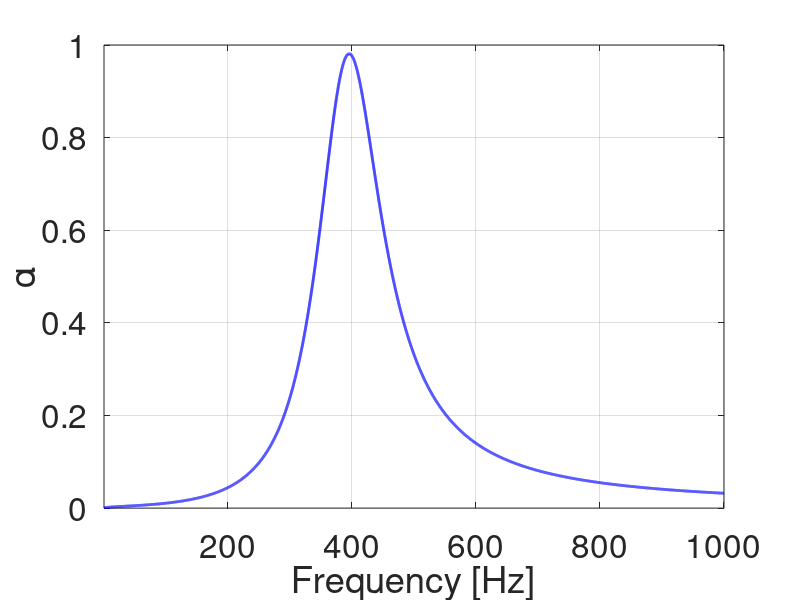

This chart was generated by the following MATLAB code:
% https://github.com/augucarv
%
% This code implements the following paper: 
%
% Komkin, A. I., M. A. Mironov, and A. I. Bykov. "Sound absorption by a 
% Helmholtz resonator." Acoustical Physics 63.4 (2017): 385-392.
% _________________________________________________________________________
clear all
f = 1:0.1:1000;

%% HR %%
%% Geometrical parameters
% Neck
l = 10.6e-3; %Length
d0 = 3.7e-3; %Diameter
S0 = pi*(d0/2)^2; %Cross section area
% Cavity
L = 13.1e-3; %Length
D = 37.8e-3; %Diameter
S = pi*(D/2)^2; %Cross section area
%V = S*L; %Volume
V = (4/3)*pi*(D/2)^3;
% Derived parameters
Ss = pi*D*L+((pi*D^2)/2)-pi*(d0^2)/4; %Surface area
g = d0/D;
m = S/S0;
%% Frequency viscothermal properties
c = 343; %Speed of sound in air
rho0 = 1.21; % Air density
Z0 = rho0*c; % Air impedance
omega = 2*pi.*f; %Angular frequency
k = omega./c; %Wavenumber
nu = 1.5e-5; %Kinematic viscosity of air
deltav = (2*nu./omega).^(1/2); %Depth of viscous boundary layer
X = 2.1e-5; %Thermal diffusity of medium
deltaX = (2*X./omega).^(1/2); %Depth of thermal boundary layer
%% Theory's parameters 1
la = 0.82*(1-1.34*g)*d0; %Attached length
Deltav = 2*deltav./d0;
le = l.*(1+Deltav)+la; %Effective length of ressonator's neck
omega0 = c*g./(sqrt(L*(le+(L*g^2)/3))); %Corrected natural frequency
k0 = omega0./c; %Corrected wavenumber
%% Theory's parameters 2
N = 0.28;
E = 0.85;
Rv = 2*k.*deltav*(((l/d0)+N+E)); %Normalized viscous resistance
Rx = (S0*Ss.*deltaX./(k.*V^2)); %Normalized thermal resistance
Omegak = (omega./omega0); %Corrected dimensionless frequency
Z_res = (m.*(Rv+Rx)+1i.*(S./(V.*k0)).*(Omegak-(1./Omegak))); %Impedance of resonator
Z_hrr = Z0.*Z_res; %Surface impedance
R = (Z_hrr-Z0)./(Z_hrr+Z0);
alpha = 1-abs(R).^2;

% figure()
% subplot(2,1,1)
% plot(f,abs(R),'k','linewidth',2)
% xlim([min(f) max(f)])
% ylim([0 1])
% grid on
% set(gca,'fontsize',24)
% xlabel('Frequency [Hz]')
% ylabel('|R|^2')
% subplot(2,1,2)
figure()
plot(f,alpha,'b','linewidth',2)
xlim([min(f) max(f)])
ylim([0 1])
grid on
set(gca,'fontsize',24)
xlabel('Frequency [Hz]')
ylabel('\alpha')